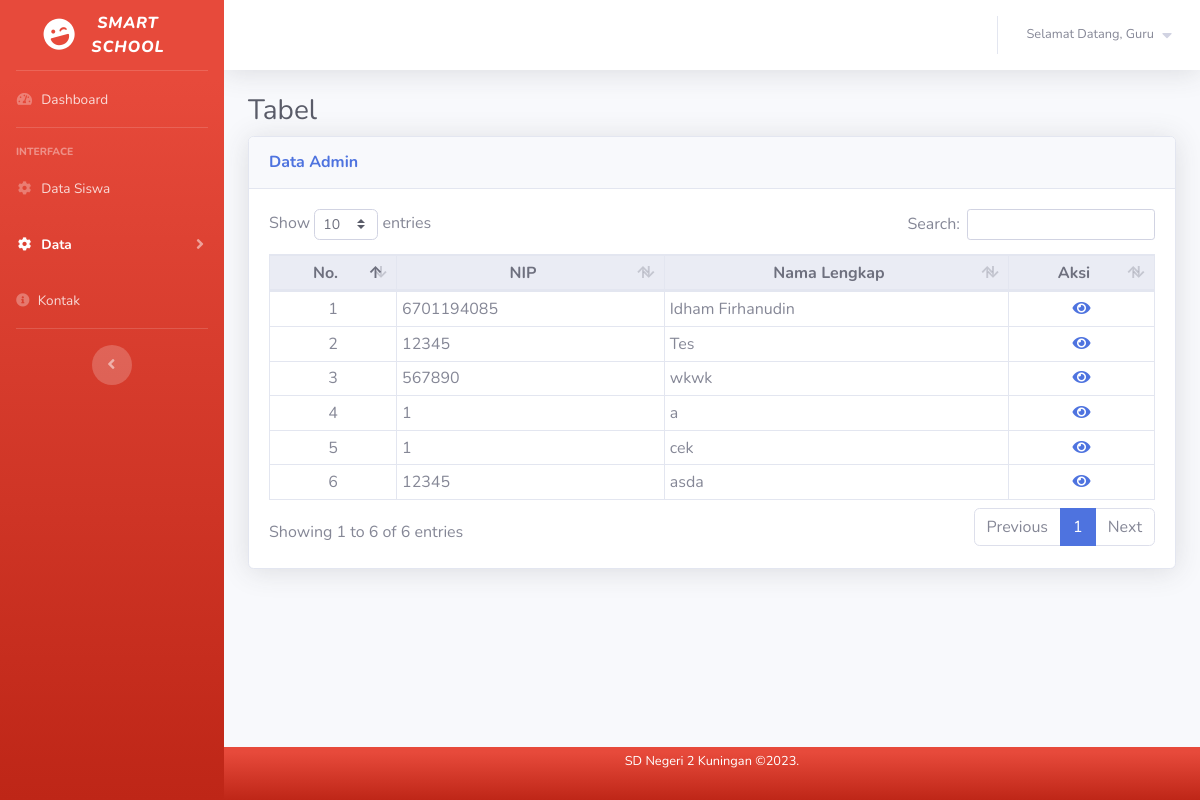
The app's page /guru/data-admin.php with its own data.
### tables this page shows
CREATE TABLE `data_admin` (
  `id_admin` int(20) NOT NULL,
  `foto` varchar(50) NOT NULL,
  `nip` varchar(50) NOT NULL,
  `nama_lengkap` varchar(50) NOT NULL,
  `email` varchar(50) NOT NULL,
  `jenis_kelamin` varchar(20) NOT NULL,
  `alamat` varchar(100) NOT NULL,
  `pendidikan` varchar(50) NOT NULL,
  `password` varchar(255) NOT NULL,
  `pertanyaan_1` varchar(255) NOT NULL,
  `jawaban_1` varchar(255) NOT NULL,
  `pertanyaan_2` varchar(255) NOT NULL,
  `jawaban_2` varchar(255) NOT NULL
);

### guru/function.php (called while the page is built, shortened)
<?php
	$conn = mysqli_connect("localhost", "root", "", "pendataan");
	function query($query){
		global $conn;
		$result = mysqli_query($conn, $query);
		$rows = [];
		while ($row = mysqli_fetch_assoc($result)) {
			$rows[] = $row;
		}
		return $rows;
	}
 ?>

### guru/data-admin.php (the view, shortened to what this page needs)
<?php
    require 'function.php';
    $admin = query("SELECT * FROM data_admin");
 ?>
<!DOCTYPE html>
<html lang="en">
<head>
    <link href="style/vendor/fontawesome-free/css/all.min.css" rel="stylesheet" type="text/css">
    <link href="style/css/sb-admin-2.min.css" rel="stylesheet">
    <link href="style/vendor/datatables/dataTables.bootstrap4.min.css" rel="stylesheet">
</head>
<body id="page-top">
    <div id="wrapper">
        <ul class="navbar-nav bg-gradient-danger sidebar sidebar-dark accordion" id="accordionSidebar">
            <a class="sidebar-brand d-flex align-items-center justify-content-center" href="dashboard.php">
                <div class="sidebar-brand-icon rotate-n-15">
                    <i class="fas fa-laugh-wink"></i>
                </div>
                <div class="sidebar-brand-text mx-3"><i>Smart <br>School</i></div>
            </a>
            <hr class="sidebar-divider my-0">
            <li class="nav-item">
                <a class="nav-link" href="dashboard.php">
                    <i class="fas fa-fw fa-tachometer-alt"></i>
                    <span>Dashboard</span></a>
            </li>
            <hr class="sidebar-divider">
            <div class="sidebar-heading">
                Interface
            </div>
            <li class="nav-item">
                <a class="nav-link" href="siswa/data-kelas1.php">
                    <i class="fas fa-fw fa-cog"></i>
                    <span>Data Siswa</span>
                </a>
            </li>
            <li class="nav-item active">
                <a class="nav-link collapsed" href="#" data-toggle="collapse" data-target="#collapseTwo"
                    aria-expanded="true" aria-controls="collapseTwo">
                    <i class="fas fa-fw fa-cog"></i>
                    <span>Data</span>
                </a>
            </li>
            <li class="nav-item">
                <a class="nav-link" href="kontak.php">
                    <i class="fa fa-info-circle"></i>
                    <span>Kontak</span>
                </a>
            </li>
            <hr class="sidebar-divider">
            <div class="text-center d-none d-md-inline">
                <button class="rounded-circle border-0" id="sidebarToggle"></button>
            </div>
        </ul>
        <div id="content-wrapper" class="d-flex flex-column">
            <div id="content">
                <nav class="navbar navbar-expand navbar-light bg-white topbar mb-4 static-top shadow">
                    <ul class="navbar-nav ml-auto">
                        <li class="nav-item dropdown no-arrow">
                            <a class="nav-link dropdown-toggle" href="#" id="userDropdown" role="button"
                                data-toggle="dropdown" aria-haspopup="true" aria-expanded="false">
                                <span class="mr-2 d-none d-lg-inline text-gray-600 small">Selamat Datang, Guru</span>
                                <i class="fa fa-caret-down"></i>
                            </a>
                        </li>
                    </ul>
                </nav>
                <div class="container-fluid">
                    <h1 class="h3 mb-2 text-gray-800">Tabel</h1>
                    <div class="card shadow mb-4">
                        <div class="card-header py-3">
                            <h6 class="m-0 font-weight-bold text-primary">Data Admin</h6>
                        </div>
                        <div class="card-body">
                            <div class="table-responsive">
                                <table class="table table-bordered table-hover table-sm" id="dataTable" width="100%" cellspacing="0">
                                    <thead class="thead-light">
                                        <tr>
                                            <th class="text-center">No.</th>
                                            <th class="text-center">NIP</th>
                                            <th class="text-center">Nama Lengkap</th>
                                            <th class="text-center">Aksi</th>
                                        </tr>
                                    </thead>
                                    <tbody>
                                        <?php $i = 1; ?>
                                        <?php foreach ($admin as $row) : ?>
                                        <tr>
                                            <td class="text-center"><?= $i; ?></td>
                                            <td><?= $row["nip"];?></td>
                                            <td><?= $row["nama_lengkap"];?></td>
                                            <td class="text-center">
                                                <a href="detail-admin.php?id_admin=<?= $row["id_admin"]; ?>" class=""><i class="fas fa-eye"></i></a>
                                            </td>
                                        </tr>
                                        <?php $i++; ?>
                                        <?php endforeach; ?>
                                    </tbody>
                                </table>
                            </div>
                        </div>
                    </div>
                </div>
            </div>
            <?php include '../footer.php'; ?>
        </div>
    </div>
</body>
</html>

### records on screen
data_admin: nip "6701194085", nama_lengkap "Idham Firhanudin"
data_admin: nip "12345", nama_lengkap "Tes"
data_admin: nip "567890", nama_lengkap "wkwk"
data_admin: nip "1", nama_lengkap "a"
data_admin: nip "1", nama_lengkap "cek"
data_admin: nip "12345", nama_lengkap "asda"
